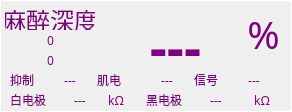
  <widget class="QFrame" name="frame_mashen">
   <property name="geometry">
    <rect>
     <x>730</x>
     <y>33</y>
     <width>292</width>
     <height>112</height>
    </rect>
   </property>
   <property name="font">
    <font>
     <family>文泉驿微米黑</family>
    </font>
   </property>
   <property name="autoFillBackground">
    <bool>false</bool>
   </property>
   <property name="styleSheet">
    <string notr="true">color: purple;
border-color: rgb(255, 255, 255);
border-width:1px;
border-style:solid;
</string>
   </property>
   <property name="frameShape">
    <enum>QFrame::StyledPanel</enum>
   </property>
   <property name="frameShadow">
    <enum>QFrame::Plain</enum>
   </property>
   <widget class="QLabel" name="TextLabel_AnaesDep_BaiDianJiDanWei">
    <property name="geometry">
     <rect>
      <x>100</x>
      <y>90</y>
      <width>32</width>
      <height>20</height>
     </rect>
    </property>
    <property name="font">
     <font>
      <family>文泉驿微米黑</family>
     </font>
    </property>
    <property name="styleSheet">
     <string notr="true">border-style:none;</string>
    </property>
    <property name="text">
     <string>kΩ</string>
    </property>
    <property name="alignment">
     <set>Qt::AlignCenter</set>
    </property>
   </widget>
   <widget class="QLabel" name="TextLabel_AnaesDep_XiaXian">
    <property name="geometry">
     <rect>
      <x>30</x>
      <y>50</y>
      <width>41</width>
      <height>20</height>
     </rect>
    </property>
    <property name="font">
     <font>
      <family>文泉驿微米黑</family>
     </font>
    </property>
    <property name="styleSheet">
     <string notr="true">border-style:none;</string>
    </property>
    <property name="text">
     <string>0</string>
    </property>
    <property name="alignment">
     <set>Qt::AlignCenter</set>
    </property>
   </widget>
   <widget class="QLabel" name="TextLabel_AnaesDep_HeiDianJiDanWei">
    <property name="geometry">
     <rect>
      <x>246</x>
      <y>90</y>
      <width>32</width>
      <height>20</height>
     </rect>
    </property>
    <property name="font">
     <font>
      <family>文泉驿微米黑</family>
     </font>
    </property>
    <property name="styleSheet">
     <string notr="true">border-style:none;</string>
    </property>
    <property name="text">
     <string>kΩ</string>
    </property>
    <property name="alignment">
     <set>Qt::AlignCenter</set>
    </property>
   </widget>
   <widget class="QLabel" name="TextLabel_AnaesDep_XinHao">
    <property name="geometry">
     <rect>
      <x>194</x>
      <y>70</y>
      <width>32</width>
      <height>20</height>
     </rect>
    </property>
    <property name="font">
     <font>
      <family>文泉驿微米黑</family>
     </font>
    </property>
    <property name="styleSheet">
     <string notr="true">border-style:none;</string>
    </property>
    <property name="text">
     <string>信号</string>
    </property>
   </widget>
   <widget class="QLabel" name="TextLabel_AnaesDep_ShangXian">
    <property name="geometry">
     <rect>
      <x>30</x>
      <y>30</y>
      <width>41</width>
      <height>20</height>
     </rect>
    </property>
    <property name="font">
     <font>
      <family>文泉驿微米黑</family>
     </font>
    </property>
    <property name="styleSheet">
     <string notr="true">border-style:none;</string>
    </property>
    <property name="text">
     <string>0</string>
    </property>
    <property name="alignment">
     <set>Qt::AlignCenter</set>
    </property>
   </widget>
   <widget class="QLabel" name="TextLabel_AnaesDep_BaiDianJi_value">
    <property name="geometry">
     <rect>
      <x>60</x>
      <y>90</y>
      <width>40</width>
      <height>20</height>
     </rect>
    </property>
    <property name="font">
     <font>
      <family>文泉驿微米黑</family>
     </font>
    </property>
    <property name="styleSheet">
     <string notr="true">border-style:none;</string>
    </property>
    <property name="text">
     <string>---</string>
    </property>
    <property name="alignment">
     <set>Qt::AlignCenter</set>
    </property>
   </widget>
   <widget class="QLabel" name="label_49">
    <property name="geometry">
     <rect>
      <x>5</x>
      <y>10</y>
      <width>90</width>
      <height>20</height>
     </rect>
    </property>
    <property name="font">
     <font>
      <family>文泉驿微米黑</family>
      <pointsize>18</pointsize>
      <weight>50</weight>
      <italic>false</italic>
      <bold>false</bold>
     </font>
    </property>
    <property name="styleSheet">
     <string notr="true">border-style:none;</string>
    </property>
    <property name="frameShape">
     <enum>QFrame::NoFrame</enum>
    </property>
    <property name="frameShadow">
     <enum>QFrame::Raised</enum>
    </property>
    <property name="lineWidth">
     <number>0</number>
    </property>
    <property name="text">
     <string>麻醉深度</string>
    </property>
    <property name="alignment">
     <set>Qt::AlignCenter</set>
    </property>
    <property name="textInteractionFlags">
     <set>Qt::LinksAccessibleByMouse</set>
    </property>
   </widget>
   <widget class="QLabel" name="TextLabel_AnaesDep_JiDian_value">
    <property name="geometry">
     <rect>
      <x>147</x>
      <y>70</y>
      <width>40</width>
      <height>20</height>
     </rect>
    </property>
    <property name="font">
     <font>
      <family>文泉驿微米黑</family>
     </font>
    </property>
    <property name="styleSheet">
     <string notr="true">border-style:none;</string>
    </property>
    <property name="text">
     <string>---</string>
    </property>
    <property name="alignment">
     <set>Qt::AlignCenter</set>
    </property>
   </widget>
   <widget class="QLabel" name="TextLabel_AnaesDep_YiZhi_value">
    <property name="geometry">
     <rect>
      <x>50</x>
      <y>70</y>
      <width>40</width>
      <height>20</height>
     </rect>
    </property>
    <property name="font">
     <font>
      <family>文泉驿微米黑</family>
     </font>
    </property>
    <property name="styleSheet">
     <string notr="true">border-style:none;</string>
    </property>
    <property name="text">
     <string>---</string>
    </property>
    <property name="alignment">
     <set>Qt::AlignCenter</set>
    </property>
   </widget>
   <widget class="QLabel" name="TextLabel_AnaesDep_JiDian">
    <property name="geometry">
     <rect>
      <x>97</x>
      <y>70</y>
      <width>32</width>
      <height>20</height>
     </rect>
    </property>
    <property name="font">
     <font>
      <family>文泉驿微米黑</family>
     </font>
    </property>
    <property name="styleSheet">
     <string notr="true">border-style:none;</string>
    </property>
    <property name="text">
     <string>肌电</string>
    </property>
   </widget>
   <widget class="QLabel" name="TextLabel_AnaesDep_BaiDianJi">
    <property name="geometry">
     <rect>
      <x>10</x>
      <y>90</y>
      <width>51</width>
      <height>20</height>
     </rect>
    </property>
    <property name="font">
     <font>
      <family>文泉驿微米黑</family>
     </font>
    </property>
    <property name="styleSheet">
     <string notr="true">border-style:none;</string>
    </property>
    <property name="text">
     <string>白电极</string>
    </property>
   </widget>
   <widget class="QLabel" name="TextLabel_AnaesDep_HeiDianJi_value">
    <property name="geometry">
     <rect>
      <x>196</x>
      <y>90</y>
      <width>40</width>
      <height>20</height>
     </rect>
    </property>
    <property name="font">
     <font>
      <family>文泉驿微米黑</family>
     </font>
    </property>
    <property name="styleSheet">
     <string notr="true">border-style:none;</string>
    </property>
    <property name="text">
     <string>---</string>
    </property>
    <property name="alignment">
     <set>Qt::AlignCenter</set>
    </property>
   </widget>
   <widget class="QLabel" name="TextLabel_AnaesDep_YiZhi">
    <property name="geometry">
     <rect>
      <x>10</x>
      <y>70</y>
      <width>32</width>
      <height>20</height>
     </rect>
    </property>
    <property name="font">
     <font>
      <family>文泉驿微米黑</family>
     </font>
    </property>
    <property name="styleSheet">
     <string notr="true">border-style:none;</string>
    </property>
    <property name="text">
     <string>抑制</string>
    </property>
   </widget>
   <widget class="QLabel" name="TextLabel_AnaesDep_HeiDianJi">
    <property name="geometry">
     <rect>
      <x>146</x>
      <y>90</y>
      <width>51</width>
      <height>20</height>
     </rect>
    </property>
    <property name="font">
     <font>
      <family>文泉驿微米黑</family>
     </font>
    </property>
    <property name="styleSheet">
     <string notr="true">border-style:none;</string>
    </property>
    <property name="text">
     <string>黑电极</string>
    </property>
   </widget>
   <widget class="QLabel" name="TextLabel_AnaesDep_XinHao_value">
    <property name="geometry">
     <rect>
      <x>234</x>
      <y>70</y>
      <width>40</width>
      <height>20</height>
     </rect>
    </property>
    <property name="font">
     <font>
      <family>文泉驿微米黑</family>
     </font>
    </property>
    <property name="styleSheet">
     <string notr="true">border-style:none;</string>
    </property>
    <property name="text">
     <string>---</string>
    </property>
    <property name="alignment">
     <set>Qt::AlignCenter</set>
    </property>
   </widget>
   <widget class="QLabel" name="label_68">
    <property name="geometry">
     <rect>
      <x>238</x>
      <y>8</y>
      <width>51</width>
      <height>51</height>
     </rect>
    </property>
    <property name="font">
     <font>
      <family>文泉驿微米黑</family>
      <pointsize>29</pointsize>
      <italic>false</italic>
     </font>
    </property>
    <property name="styleSheet">
     <string notr="true">border-style:none;</string>
    </property>
    <property name="text">
     <string>%</string>
    </property>
    <property name="alignment">
     <set>Qt::AlignCenter</set>
    </property>
   </widget>
   <widget class="QLabel" name="TextLabel_AnaesDep_value">
    <property name="geometry">
     <rect>
      <x>120</x>
      <y>10</y>
      <width>111</width>
      <height>57</height>
     </rect>
    </property>
    <property name="font">
     <font>
      <family>文泉驿微米黑</family>
      <pointsize>40</pointsize>
      <weight>75</weight>
      <bold>true</bold>
     </font>
    </property>
    <property name="layoutDirection">
     <enum>Qt::RightToLeft</enum>
    </property>
    <property name="styleSheet">
     <string notr="true">border-style:none;</string>
    </property>
    <property name="midLineWidth">
     <number>1</number>
    </property>
    <property name="text">
     <string>---</string>
    </property>
    <property name="textFormat">
     <enum>Qt::RichText</enum>
    </property>
    <property name="alignment">
     <set>Qt::AlignCenter</set>
    </property>
   </widget>
  </widget>
